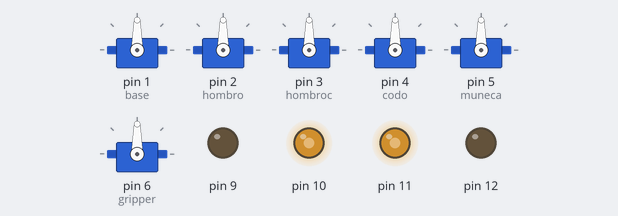
The sketch below on a simulated Arduino Uno, built with avr-gcc and run on an emulated ATmega328P. On the bench: 6 × servo, output pins drawn as LEDs (lit = HIGH).

Above: at 0.05 s.
At 7.45 s:
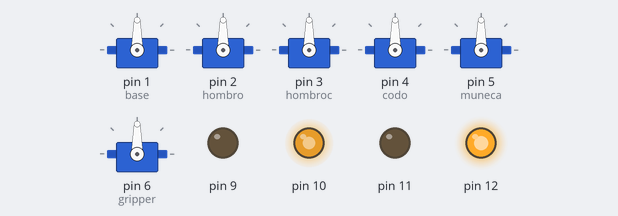
At 14.95 s:
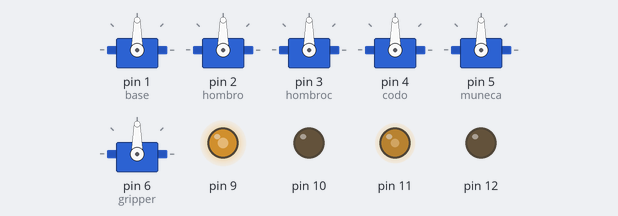
Timing chart, 0 to 19.5 s (numbered marks = the images above):
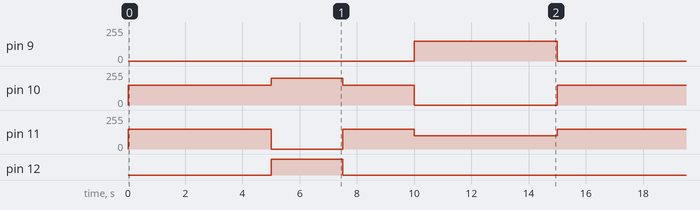

The sketch:

pruebas_brazo.ino
```cpp
#include <Servo.h>

Servo base;  // create servo object to control a servo
                // a maximum of eight servo objects can be created
Servo hombro;
Servo hombroc;
Servo codo;
Servo muneca;
Servo gripper;

int ibyte;
int velocidades[6];
int pos1=0,pos2=0,pos1_ant=0,pos2_ant=0,pos=0;
//variables articulares: q1,q2,q3,q4,q5(gripper)
int q1,q2,q2s,q3,q4,q5;
int q1_ant,q2_ant,q2s_ant,q3_ant,q4_ant,q5_ant;
///////////////////////////////////////////

void setup() {
  // initialize both serial ports:
//    Serial.begin(9600);
//    Serial1.begin(9600);
  //pines de servo
    base.attach(1);  // attaches the servo on pin 9 to the servo object
    hombro.attach(2);
    hombroc.attach(3);
    codo.attach(4);
    muneca.attach(5);
    gripper.attach(6);
}

void loop() {
  analogWrite(9,0);
  analogWrite(10,150);
  analogWrite(12,0);
  analogWrite(11,150);
  delay(5000);
  analogWrite(9,0);
 analogWrite(10,200);
 analogWrite(12,200);
 analogWrite(11,0);
  delay(2500);
  analogWrite(9,0);
  analogWrite(10,150);
  analogWrite(12,0);
  analogWrite(11,150);
    delay(2500);

  analogWrite(9,150);
  analogWrite(10,0);
  analogWrite(12,0);
  analogWrite(11,100);
  delay(5000);

q1=90;
q2=90;
q2s=180-q2;
q3=50;
q4=60;
q5=80;

//   base.write(q1);
//   hombro.write(q2);
//   hombroc.write(q2s);
//   codo.write(q3);
//   muneca.write(q4);
//   gripper.write(q5);
//   if(q1>=q1_ant){
//                for(pos = q1_ant; pos < q1; pos += 1)  // goes from 0 degrees to 180 degrees
//                {                                  // in steps of 1 degree
//                   base.write(pos);              // tell servo to go to position in variable 'pos'
//                  delay(30);                       // waits 15ms for the servo to reach the position
//                }
//     }
//     else{
//                for(pos = q1_ant; pos > q1; pos -= 1)  // goes from 0 degrees to 180 degrees
//                {                                  // in steps of 1 degree
//                  base.write(pos);              // tell servo to go to position in variable 'pos'
//                  delay(30);                       // waits 15ms for the servo to reach the position
//                }
//
//     }
//
//
//         if(q2>=q2_ant){
//                for(pos = q2_ant; pos < q2; pos += 1)  // goes from 0 degrees to 180 degrees
//                {                                  // in steps of 1 degree
//                   muneca.write(pos);              // tell servo to go to position in variable 'pos'
//                   codo.write(pos);
//                  delay(30);                       // waits 15ms for the servo to reach the position
//                }
//     }
//     else{
//                for(pos = q2_ant; pos > q2; pos -= 1)  // goes from 0 degrees to 180 degrees
//                {                                  // in steps of 1 degree
//                    muneca.write(pos);              // tell servo to go to position in variable 'pos'
//                   codo.write(pos);             // tell servo to go to position in variable 'pos'
//                  delay(30);                       // waits 15ms for the servo to reach the position
//                }
//
//     }
//   delay(2000);
//  q1_ant=q1;
//  q2_ant=q2;
//  q3_ant=q3;
//  q4_ant=q4;
//  q5_ant=q5;
//
//q1=150;
//q2=90;
//q2s=180-q2;
//q3=90;
//q4=100;
//q5=20;
////   base.write(q1);
////   hombro.write(q2);
////   hombroc.write(q2s);
////   codo.write(q3);
////   muneca.write(q4);
////   gripper.write(q5);
////q5=80;
////   delay(2000);
////   gripper.write(q5);
//delay(2000);
////   delay(2000);
////   myservo1.write(60);
////   myservo2.write(120);
////   delay(2000);
////
//     if(q1>=q1_ant){
//                for(pos = q1_ant; pos < q1; pos += 1)  // goes from 0 degrees to 180 degrees
//                {                                  // in steps of 1 degree
//                   base.write(pos);              // tell servo to go to position in variable 'pos'
//                  delay(30);                       // waits 15ms for the servo to reach the position
//                }
//     }
//     else{
//                for(pos = q1_ant; pos > q1; pos -= 1)  // goes from 0 degrees to 180 degrees
//                {                                  // in steps of 1 degree
//                  base.write(pos);              // tell servo to go to position in variable 'pos'
//                  delay(30);                       // waits 15ms for the servo to reach the position
//                }
//
//     }
//
//
//         if(q2>=q2_ant){
//                for(pos = q2_ant; pos < q2; pos += 1)  // goes from 0 degrees to 180 degrees
//                {                                  // in steps of 1 degree
//                    muneca.write(pos);              // tell servo to go to position in variable 'pos'
//                   codo.write(pos);
//                  delay(30);                       // waits 15ms for the servo to reach the position
//                }
//     }
//     else{
//                for(pos = q2_ant; pos > q2; pos -= 1)  // goes from 0 degrees to 180 degrees
//                {                                  // in steps of 1 degree
//                  muneca.write(pos);              // tell servo to go to position in variable 'pos'
//                   codo.write(pos);             // tell servo to go to position in variable 'pos'
//                  delay(30);                       // waits 15ms for the servo to reach the position
//                }
//
//     }
////              if(q2>=q2_ant){
////                for(pos = q2_ant; pos < q2; pos += 1)  // goes from 0 degrees to 180 degrees
////                {                                  // in steps of 1 degree
////                   myservo2.write(pos);              // tell servo to go to position in variable 'pos'
////                  delay(30);                       // waits 15ms for the servo to reach the position
////                }
////     }
//////     else{
//////                for(pos = q2_ant; pos > q2; pos -= 1)  // goes from 0 degrees to 180 degrees
//////                {                                  // in steps of 1 degree
//////                  myservo2.write(pos);              // tell servo to go to position in variable 'pos'
//////                  delay(30);                       // waits 15ms for the servo to reach the position
//////                }
//////
//////     }
////              if(q2>=q2_ant){
////                for(pos = q2_ant; pos < q2; pos += 1)  // goes from 0 degrees to 180 degrees
////                {                                  // in steps of 1 degree
////                   myservo2.write(pos);              // tell servo to go to position in variable 'pos'
////                  delay(30);                       // waits 15ms for the servo to reach the position
////                }
////     }
////     else{
////                for(pos = q2_ant; pos > q2; pos -= 1)  // goes from 0 degrees to 180 degrees
////                {                                  // in steps of 1 degree
////                  myservo2.write(pos);              // tell servo to go to position in variable 'pos'
////                  delay(30);                       // waits 15ms for the servo to reach the position
////                }
////
////     }
////              if(q2>=q2_ant){
////                for(pos = q2_ant; pos < q2; pos += 1)  // goes from 0 degrees to 180 degrees
////                {                                  // in steps of 1 degree
////                   myservo2.write(pos);              // tell servo to go to position in variable 'pos'
////                  delay(30);                       // waits 15ms for the servo to reach the position
////                }
////     }
////     else{
////                for(pos = q2_ant; pos > q2; pos -= 1)  // goes from 0 degrees to 180 degrees
////                {                                  // in steps of 1 degree
////                  myservo2.write(pos);              // tell servo to go to position in variable 'pos'
////                  delay(30);                       // waits 15ms for the servo to reach the position
////                }
////
////     }
//
//  q1_ant=q1;
//  q2_ant=q2;
//  q3_ant=q3;
//  q4_ant=q4;
//  q5_ant=q5;
////
////  delay(1000);

//}
}
```

Measured:
- by itself, pin 9: alternates 150/255 for 5.0 s and 0/255 for 10.0 s
- by itself, pin 10: repeats every 15.0 s: 200/255 2.5 s, 150/255 2.5 s, 0/255 5.0 s, 150/255 5.0 s
- by itself, pin 11: repeats every 15.0 s: 0/255 2.5 s, 150/255 2.5 s, 100/255 5.0 s, 150/255 5.0 s
- by itself, pin 12: alternates HIGH for 2.5 s and LOW for 12.5 s
